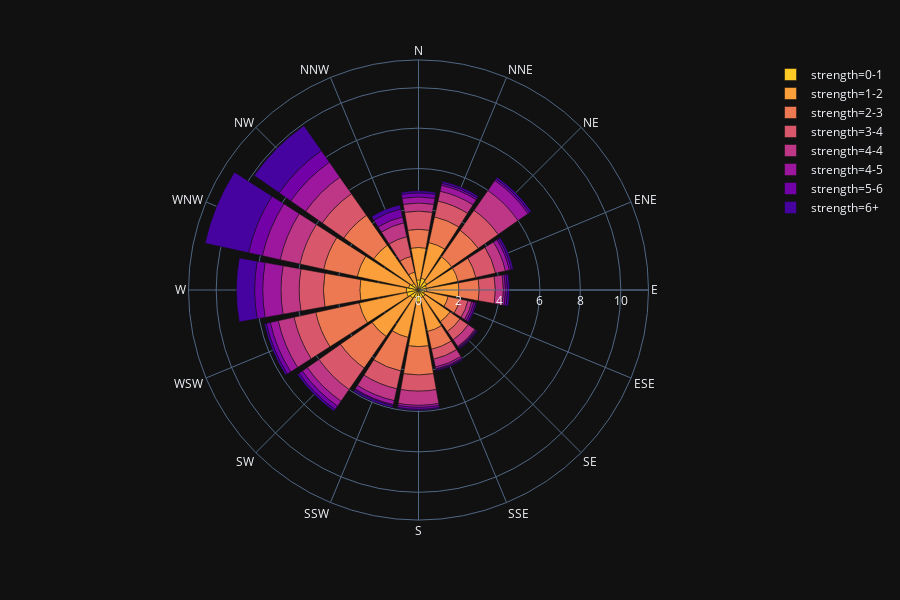

The notebook cell saved with this chart:
### Code cell
wind = px.data.wind()
fig = px.bar_polar(wind, r="frequency", theta="direction", color="strength", template="plotly_dark",
            color_discrete_sequence= px.colors.sequential.Plasma[-2::-1])
fig.show()

### Figure 1 — Plotly figure (JSON) as saved in the notebook; plotly's stock layout.template omitted (floating-point values rounded to 4 significant figures)
{"data": [{"hoverlabel": {"namelength": 0}, "hovertemplate": "strength=0-1<br>frequency=%{r}<br>direction=%{theta}", "legendgroup": "strength=0-1", "marker": {"color": "#fdca26"}, "name": "strength=0-1", "r": [0.5, 0.6, 0.5, 0.4, 0.4, 0.3, 0.4, 0.4, 0.6, 0.4, 0.5, 0.6, 0.6, 0.5, 0.4, 0.1], "showlegend": true, "subplot": "polar", "theta": ["N", "NNE", "NE", "ENE", "E", "ESE", "SE", "SSE", "S", "SSW", "SW", "WSW", "W", "WNW", "NW", "NNW"], "type": "barpolar"}, {"hoverlabel": {"namelength": 0}, "hovertemplate": "strength=1-2<br>frequency=%{r}<br>direction=%{theta}", "legendgroup": "strength=1-2", "marker": {"color": "#fb9f3a"}, "name": "strength=1-2", "r": [1.6, 1.8, 1.5, 1.6, 1.6, 1.2, 1.5, 1.7, 2.2, 2, 2.3, 2.4, 2.3, 2.6, 2.3, 0.8], "showlegend": true, "subplot": "polar", "theta": ["N", "NNE", "NE", "ENE", "E", "ESE", "SE", "SSE", "S", "SSW", "SW", "WSW", "W", "WNW", "NW", "NNW"], "type": "barpolar"}, {"hoverlabel": {"namelength": 0}, "hovertemplate": "strength=2-3<br>frequency=%{r}<br>direction=%{theta}", "legendgroup": "strength=2-3", "marker": {"color": "#ed7953"}, "name": "strength=2-3", "r": [0.9, 1.3, 1.6, 0.9, 1, 0.6, 0.6, 0.9, 1.4, 1.7, 1.9, 2.2, 1.8, 1.7, 1.8, 0.8], "showlegend": true, "subplot": "polar", "theta": ["N", "NNE", "NE", "ENE", "E", "ESE", "SE", "SSE", "S", "SSW", "SW", "WSW", "W", "WNW", "NW", "NNW"], "type": "barpolar"}, {"hoverlabel": {"namelength": 0}, "hovertemplate": "strength=3-4<br>frequency=%{r}<br>direction=%{theta}", "legendgroup": "strength=3-4", "marker": {"color": "#d8576b"}, "name": "strength=3-4", "r": [0.9, 0.8, 1.2, 1, 0.8, 0.4, 0.5, 0.5, 0.8, 0.9, 1.3, 1.1, 1.2, 1.2, 1.3, 1], "showlegend": true, "subplot": "polar", "theta": ["N", "NNE", "NE", "ENE", "E", "ESE", "SE", "SSE", "S", "SSW", "SW", "WSW", "W", "WNW", "NW", "NNW"], "type": "barpolar"}, {"hoverlabel": {"namelength": 0}, "hovertemplate": "strength=4-4<br>frequency=%{r}<br>direction=%{theta}", "legendgroup": "strength=4-4", "marker": {"color": "#bd3786"}, "name": "strength=4-4", "r": [0.4, 0.5, 1.2, 0.5, 0.4, 0.2, 0.4, 0.4, 0.7, 0.6, 0.7, 0.8, 0.9, 1, 1, 0.7], "showlegend": true, "subplot": "polar", "theta": ["N", "NNE", "NE", "ENE", "E", "ESE", "SE", "SSE", "S", "SSW", "SW", "WSW", "W", "WNW", "NW", "NNW"], "type": "barpolar"}, {"hoverlabel": {"namelength": 0}, "hovertemplate": "strength=4-5<br>frequency=%{r}<br>direction=%{theta}", "legendgroup": "strength=4-5", "marker": {"color": "#9c179e"}, "name": "strength=4-5", "r": [0.3, 0.3, 0.6, 0.2, 0.1, 0.1, 0.05, 0.1, 0.1, 0.2, 0.3, 0.4, 0.9, 0.9, 0.9, 0.3], "showlegend": true, "subplot": "polar", "theta": ["N", "NNE", "NE", "ENE", "E", "ESE", "SE", "SSE", "S", "SSW", "SW", "WSW", "W", "WNW", "NW", "NNW"], "type": "barpolar"}, {"hoverlabel": {"namelength": 0}, "hovertemplate": "strength=5-6<br>frequency=%{r}<br>direction=%{theta}", "legendgroup": "strength=5-6", "marker": {"color": "#7201a8"}, "name": "strength=5-6", "r": [0.2, 0.1, 0.1, 0.1, 0.1, 0.1, 0.05, 0.05, 0.1, 0.05, 0.2, 0.2, 0.4, 0.7, 0.7, 0.4], "showlegend": true, "subplot": "polar", "theta": ["N", "NNE", "NE", "ENE", "E", "ESE", "SE", "SSE", "S", "SSW", "SW", "WSW", "W", "WNW", "NW", "NNW"], "type": "barpolar"}, {"hoverlabel": {"namelength": 0}, "hovertemplate": "strength=6+<br>frequency=%{r}<br>direction=%{theta}", "legendgroup": "strength=6+", "marker": {"color": "#46039f"}, "name": "strength=6+", "r": [0.1, 0.1, 0.1, 0.1, 0.1, 0.05, 0.05, 0.05, 0.05, 0.1, 0.1, 0.1, 0.9, 2.2, 1.5, 0.2], "showlegend": true, "subplot": "polar", "theta": ["N", "NNE", "NE", "ENE", "E", "ESE", "SE", "SSE", "S", "SSW", "SW", "WSW", "W", "WNW", "NW", "NNW"], "type": "barpolar"}], "layout": {"barmode": "relative", "height": 600, "legend": {"tracegroupgap": 0}, "margin": {"t": 60}, "polar": {"angularaxis": {"direction": "clockwise", "rotation": 90}, "domain": {"x": [0, 1], "y": [0, 1]}}}}
